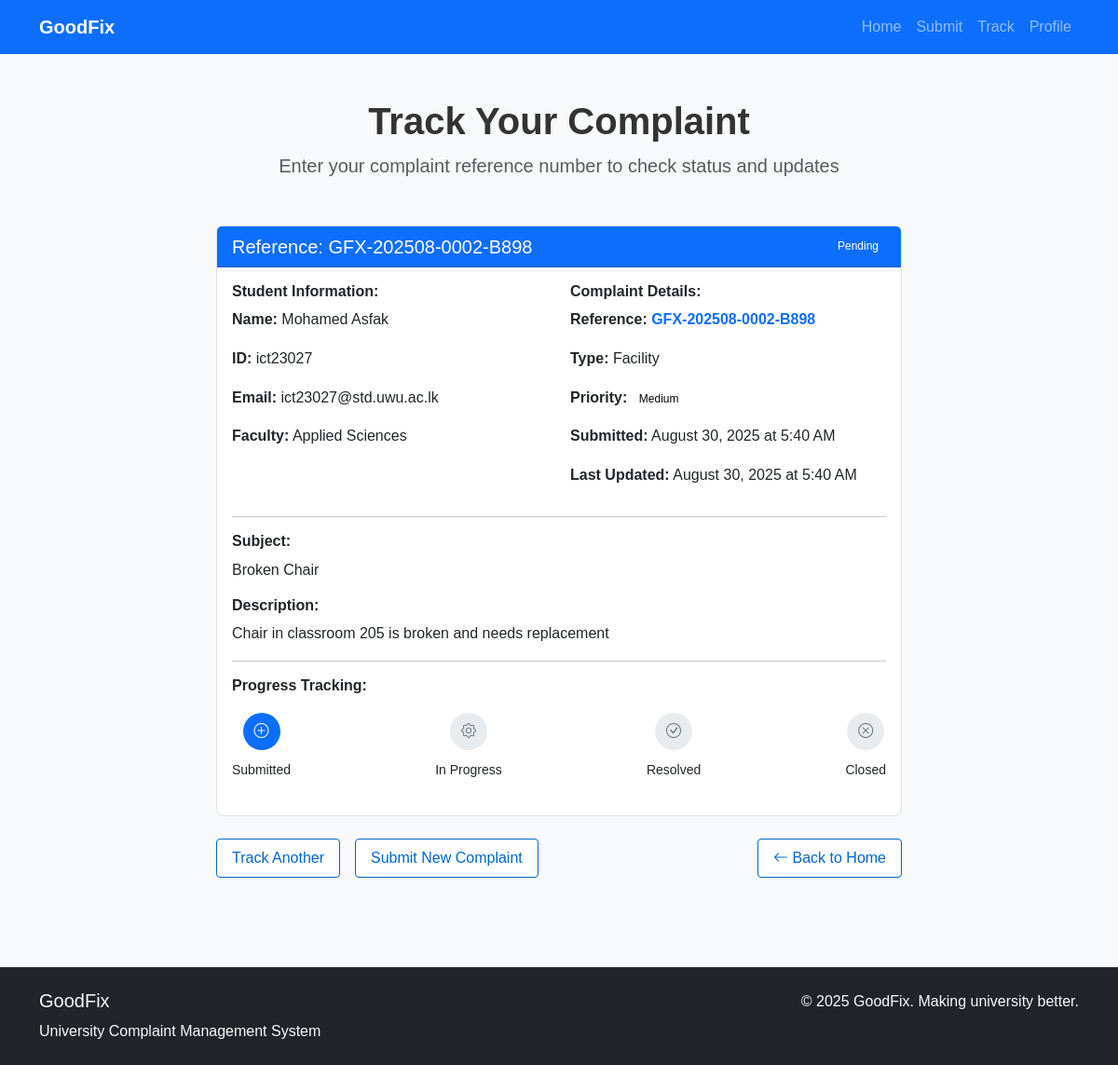
Screenshot of /user/track_complaint.php?id=2 with the database file from the repository.
### tables this page shows
CREATE TABLE complaints (
    id INT PRIMARY KEY AUTO_INCREMENT,
    student_name VARCHAR(100) NOT NULL,
    student_id VARCHAR(20) NOT NULL,
    email VARCHAR(100) NOT NULL,
    faculty VARCHAR(50) NOT NULL,
    complaint_type VARCHAR(50) NOT NULL,
    subject VARCHAR(200) NOT NULL,
    description TEXT NOT NULL,
    status ENUM('pending', 'in_progress', 'resolved', 'closed') DEFAULT 'pending',
    priority ENUM('low', 'medium', 'high', 'urgent') DEFAULT 'medium',
    submitted_at TIMESTAMP DEFAULT CURRENT_TIMESTAMP,
    updated_at TIMESTAMP DEFAULT CURRENT_TIMESTAMP ON UPDATE CURRENT_TIMESTAMP
);

### user/track_complaint.php (the view, shortened to what this page needs)
<?php
include '../includes/header.php';
include '../includes/db.php';
$complaint = null;
if (isset($_GET['id'])) {
    $complaint_id = (int)$_GET['id'];
    $stmt = $pdo->prepare("SELECT * FROM complaints WHERE id = ?");
    $stmt->execute([$complaint_id]);
    $complaint = $stmt->fetch();
}
?>
<main>
    <div class="container py-5">
        <div class="row justify-content-center">
            <div class="col-lg-8">
                <div class="text-center mb-5">
                    <h1 class="fw-bold">
                      Track Your Complaint
                    </h1>
                    <p class="lead text-muted">Enter your complaint reference number to check status and updates</p>
                </div>
                <?php if ($complaint): ?>
                <?php
                $year_month = date('Ym', strtotime($complaint['submitted_at']));
                $complaint_id_padded = str_pad($complaint['id'], 4, '0', STR_PAD_LEFT);
                $hash = strtoupper(substr(md5($complaint['id'] . $complaint['submitted_at'] . 'GoodFix2025'), 0, 4));
                $reference_no = 'GFX-' . $year_month . '-' . $complaint_id_padded . '-' . $hash;
                ?>
                <div class="card">
                    <div class="card-header bg-primary text-white d-flex justify-content-between align-items-center">
                        <h5 class="mb-0">
                            Reference: <?php echo $reference_no; ?>
                        </h5>
                        <span class="status text-white">
                            <?php echo ucfirst(str_replace('_', ' ', $complaint['status'])); ?>
                        </span>
                    </div>
                    <div class="card-body">
                        <div class="row">
                            <div class="col-md-6">
                                <h6 class="fw-bold">Student Information:</h6>
                                <p><strong>Name:</strong> <?php echo htmlspecialchars($complaint['student_name']); ?></p>
                                <p><strong>ID:</strong> <?php echo htmlspecialchars($complaint['student_id']); ?></p>
                                <p><strong>Email:</strong> <?php echo htmlspecialchars($complaint['email']); ?></p>
                                <p><strong>Faculty:</strong> <?php echo htmlspecialchars($complaint['faculty'] ?: 'Not specified'); ?></p>
                            </div>
                            <div class="col-md-6">
                                <h6 class="fw-bold">Complaint Details:</h6>
                                <p><strong>Reference:</strong> <span class="text-primary fw-bold"><?php echo $reference_no; ?></span></p>
                                <p><strong>Type:</strong> <?php echo htmlspecialchars($complaint['complaint_type']); ?></p>
                                <p><strong>Priority:</strong>
                                    <span class="priority">
                                        <?php echo ucfirst($complaint['priority']); ?>
                                    </span>
                                </p>
                                <p><strong>Submitted:</strong> <?php echo date('F j, Y \a\t g:i A', strtotime($complaint['submitted_at'])); ?></p>
                                <p><strong>Last Updated:</strong> <?php echo date('F j, Y \a\t g:i A', strtotime($complaint['updated_at'])); ?></p>
                            </div>
                        </div>
                        <hr>
                        <h6 class="fw-bold">Subject:</h6>
                        <p><?php echo htmlspecialchars($complaint['subject']); ?></p>
                        <h6 class="fw-bold">Description:</h6>
                        <p><?php echo nl2br(htmlspecialchars($complaint['description'])); ?></p>
                        <hr>
                        <h6 class="fw-bold">Progress Tracking:</h6>
                        <div class="progress-steps">
                            <div class="d-flex justify-content-between">
                                <div class="text-center">
                                    <div class="step-circle <?php echo ($complaint['status'] == 'pending' || $complaint['status'] == 'in_progress' || $complaint['status'] == 'resolved' || $complaint['status'] == 'closed') ? 'active' : ''; ?>">
                                        <i class="bi bi-plus-circle"></i>
                                    </div>
                                    <small>Submitted</small>
                                </div>
                                <div class="text-center">
                                    <div class="step-circle <?php echo ($complaint['status'] == 'in_progress' || $complaint['status'] == 'resolved' || $complaint['status'] == 'closed') ? 'active' : ''; ?>">
                                        <i class="bi bi-gear"></i>
                                    </div>
                                    <small>In Progress</small>
                                </div>
                                <div class="text-center">
                                    <div class="step-circle <?php echo ($complaint['status'] == 'resolved' || $complaint['status'] == 'closed') ? 'active' : ''; ?>">
                                        <i class="bi bi-check-circle"></i>
                                    </div>
                                    <small>Resolved</small>
                                </div>
                                <div class="text-center">
                                    <div class="step-circle <?php echo ($complaint['status'] == 'closed') ? 'active' : ''; ?>">
                                        <i class="bi bi-x-circle"></i>
                                    </div>
                                    <small>Closed</small>
                                </div>
                            </div>
                        </div>
                    </div>
                </div>
                <div class="text-center mt-4">
                    <div class="d-flex gap-3 justify-content-center">
                        <a href="track_complaint.php" class="btn btn-outline-primary">
                            Track Another
                        </a>
                        <a href="submit_complaint.php" class="btn btn-outline-primary">
                            Submit New Complaint
                        </a>
                        <a href="index.php" class="btn btn-outline-primary ms-auto">
                            <i class="bi bi-arrow-left"></i> Back to Home
                        </a>
                    </div>
                </div>
                <?php endif; ?>
            </div>
        </div>
    </div>
</main>
<?php include '../includes/footer.php'; ?>

### css/style.css (style rules this page uses)
:root { --primary-color: #0066cc; --secondary-color: #6c757d; --success-color: #28a745; --warning-color: #ffc107; --danger-color: #dc3545; --light-gray: #f8f9fa; --border-color: #dee2e6; }
body { font-family: Arial, sans-serif; background-color: var(--light-gray); line-height: 1.6; color: #333; }
.card { border: 1px solid var(--border-color); border-radius: 8px; margin-bottom: 1rem; }
.status { color: #000000; padding: 4px 8px; border-radius: 4px; font-size: 12px; }
.priority { color: #000000; padding: 4px 8px; border-radius: 4px; font-size: 12px; }
.btn { padding: 8px 16px; border-radius: 4px; border: 1px solid transparent; text-decoration: none; display: inline-block; }
.btn-outline-primary { color: var(--primary-color); border-color: var(--primary-color); background-color: white; }
*, *::before, *::after { transition: none !important; animation: none !important; }

### user/track_complaint.php (style rules this page uses)
.step-circle { width: 40px; height: 40px; border-radius: 50%; background-color: #e9ecef; color: #6c757d; display: flex; align-items: center; justify-content: center; margin: 0 auto 8px; transition: all 0.3s ease; }
.step-circle.active { background-color: #0d6efd; color: white; }
.progress-steps { position: relative; margin: 20px 0; }
.progress-steps::before { content: ''; position: absolute; top: 20px; left: 10%; right: 10%; height: 2px; background-color: #e9ecef; z-index: -1; }

### rows the page displays
complaints: reference_no "GFX-202508-0002-B898", status "Pending", student_name "Mohamed Asfak", student "ict23027", email "ict23027@std.uwu.ac.lk", faculty "Applied Sciences", complaint_type "Facility", priority "Medium", submitted_at "August 30, 2025 at 5:40 AM", updated_at "August 30, 2025 at 5:40 AM", subject "Broken Chair", description "Chair in classroom 205 is broken and needs replacement"
